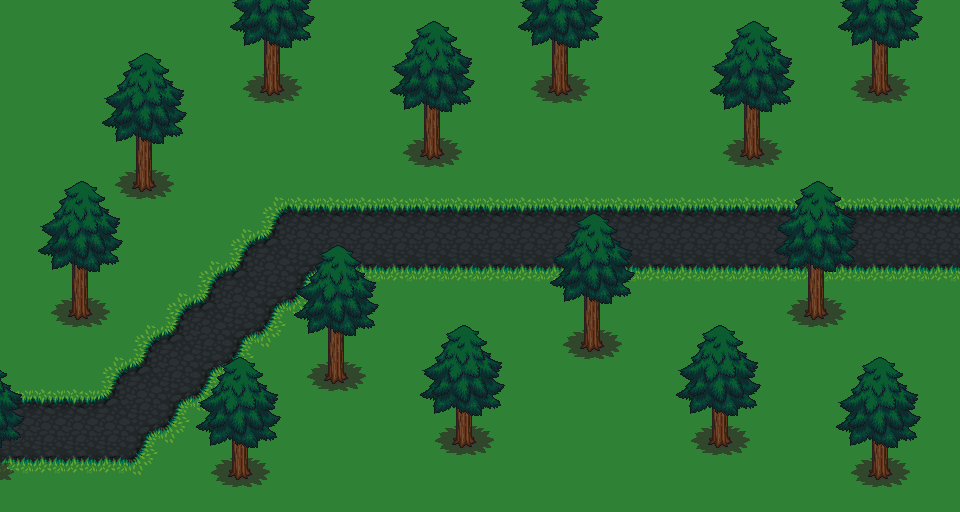

The image is a tile-based game level rendered from a .tmx file. Its description and complete source (layers, tilesets, objects, tile grids) follow:
An orthogonal 30x16 tile map with 32x32 px tiles, 4 tile layers (Road, Ground, Treetrunk, Treetop), 5 tilesets and 1 object.

<map version="1.10" tiledversion="1.11.0" orientation="orthogonal" renderorder="right-down" width="30" height="16" tilewidth="32" tileheight="32" infinite="0" nextlayerid="13" nextobjectid="4">
 <tileset firstgid="1" source="lavarock.tsx" />
 <tileset firstgid="19" source="grass.tsx" />
 <tileset firstgid="37" source="trunk.tsx" />
 <tileset firstgid="55" source="treetop.tsx" />
 <tileset firstgid="97" source="wolfsheet1.tsx" />
 <group id="2" name="Grounds">
  <layer id="1" name="Road" width="30" height="16">
   <data encoding="csv">
0,0,0,0,0,0,0,0,0,0,0,0,0,0,0,0,0,0,0,0,0,0,0,0,0,0,0,0,0,0,
0,0,0,0,0,0,0,0,0,0,0,0,0,0,0,0,0,0,0,0,0,0,0,0,0,0,0,0,0,0,
0,0,0,0,0,0,0,0,0,0,0,0,0,0,0,0,0,0,0,0,0,0,0,0,0,0,0,0,0,0,
0,0,0,0,0,0,0,0,0,0,0,0,0,0,0,0,0,0,0,0,0,0,0,0,0,0,0,0,0,0,
0,0,0,0,0,0,0,0,0,0,0,0,0,0,0,0,0,0,0,0,0,0,0,0,0,0,0,0,0,0,
0,0,0,0,0,0,0,0,0,0,0,0,0,0,0,0,0,0,0,0,0,0,0,0,0,0,0,0,0,0,
0,0,0,0,0,0,0,0,7,8,8,8,8,8,8,8,8,8,8,8,8,8,8,8,8,8,8,8,8,8,
0,0,0,0,0,0,0,7,6,11,11,11,11,11,11,11,11,11,11,11,11,11,11,11,11,11,11,11,11,11,
0,0,0,0,0,0,7,6,11,2,14,14,14,14,14,14,14,14,14,14,14,14,14,14,14,14,14,14,14,14,
0,0,0,0,0,7,6,11,2,15,0,0,0,0,0,0,0,0,0,0,0,0,0,0,0,0,0,0,0,0,
0,0,0,0,7,6,11,2,15,0,0,0,0,0,0,0,0,0,0,0,0,0,0,0,0,0,0,0,0,0,
0,0,0,7,6,11,2,15,0,0,0,0,0,0,0,0,0,0,0,0,0,0,0,0,0,0,0,0,0,0,
8,8,8,6,11,2,15,0,0,0,0,0,0,0,0,0,0,0,0,0,0,0,0,0,0,0,0,0,0,0,
11,11,11,11,2,15,0,0,0,0,0,0,0,0,0,0,0,0,0,0,0,0,0,0,0,0,0,0,0,0,
14,14,14,14,15,0,0,0,0,0,0,0,0,0,0,0,0,0,0,0,0,0,0,0,0,0,0,0,0,0,
0,0,0,0,0,0,0,0,0,0,0,0,0,0,0,0,0,0,0,0,0,0,0,0,0,0,0,0,0,0
</data>
  </layer>
  <layer id="3" name="Ground" width="30" height="16">
   <data encoding="csv">
29,29,29,29,29,29,29,29,29,29,29,29,29,29,29,29,29,29,29,29,29,29,29,29,29,29,29,29,29,29,
29,29,29,29,29,29,29,29,29,29,29,29,29,29,29,29,29,29,29,29,29,29,29,29,29,29,29,29,29,29,
29,29,29,29,29,29,29,29,29,29,29,29,29,29,29,29,29,29,29,29,29,29,29,29,29,29,29,29,29,29,
29,29,29,29,29,29,29,29,29,29,29,29,29,29,29,29,29,29,29,29,29,29,29,29,29,29,29,29,29,29,
29,29,29,29,29,29,29,29,29,29,29,29,29,29,29,29,29,29,29,29,29,29,29,29,29,29,29,29,29,29,
29,29,29,29,29,29,29,29,29,29,29,29,29,29,29,29,29,29,29,29,29,29,29,29,29,29,29,29,29,29,
29,29,29,29,29,29,29,29,20,32,32,32,32,32,32,32,32,32,32,32,32,32,32,32,32,32,32,32,32,32,
29,29,29,29,29,29,29,20,33,0,0,0,0,0,0,0,0,0,0,0,0,0,0,0,0,0,0,0,0,0,
29,29,29,29,29,29,20,33,0,25,26,26,26,26,26,26,26,26,26,26,26,26,26,26,26,26,26,26,26,26,
29,29,29,29,29,20,33,0,25,24,29,29,29,29,29,29,29,29,29,29,29,29,29,29,29,29,29,29,29,29,
29,29,29,29,20,33,0,25,24,29,29,29,29,29,29,29,29,29,29,29,29,29,29,29,29,29,29,29,29,29,
29,29,29,20,33,0,25,24,29,29,29,29,29,29,29,29,29,29,29,29,29,29,29,29,29,29,29,29,29,29,
32,32,32,33,0,25,24,29,29,29,29,29,29,29,29,29,29,29,29,29,29,29,29,29,29,29,29,29,29,29,
0,0,0,0,25,24,29,29,29,29,29,29,29,29,29,29,29,29,29,29,29,29,29,29,29,29,29,29,29,29,
26,26,26,26,24,29,29,29,29,29,29,29,29,29,29,29,29,29,29,29,29,29,29,29,29,29,29,29,29,29,
29,29,29,29,29,29,29,29,29,29,29,29,29,29,29,29,29,29,29,29,29,29,29,29,29,29,29,29,29,29
</data>
  </layer>
  <group id="4" name="Tree">
   <layer id="5" name="Treetrunk" width="30" height="16">
    <data encoding="csv">
0,0,0,0,0,0,0,0,0,0,0,0,0,0,0,0,0,0,0,0,0,0,0,0,0,0,0,0,0,0,
0,0,0,0,0,0,0,40,41,42,0,0,0,0,0,0,40,41,42,0,0,0,0,0,0,0,40,41,42,0,
0,0,0,0,0,0,0,46,47,48,0,0,0,0,0,0,46,47,48,0,0,0,0,0,0,0,46,47,48,0,
0,0,0,0,0,0,0,52,53,54,0,0,40,41,42,0,52,53,54,0,0,0,40,41,42,0,52,53,54,0,
0,0,0,40,41,42,0,0,0,0,0,0,46,47,48,0,0,0,0,0,0,0,46,47,48,0,0,0,0,0,
0,0,0,46,47,48,0,0,0,0,0,0,52,53,54,0,0,0,0,0,0,0,52,53,54,0,0,0,0,0,
0,0,0,52,53,54,0,0,0,0,0,0,0,0,0,0,0,0,0,0,0,0,0,0,0,0,0,0,0,0,
0,0,0,0,0,0,0,0,0,0,0,0,0,0,0,0,0,0,0,0,0,0,0,0,0,0,0,0,0,0,
0,40,41,42,0,0,0,0,0,0,0,0,0,0,0,0,0,0,0,0,0,0,0,0,40,41,42,0,0,0,
0,46,47,48,0,0,0,0,0,0,0,0,0,0,0,0,0,40,41,42,0,0,0,0,46,47,48,0,0,0,
0,52,53,54,0,0,0,0,0,40,41,42,0,0,0,0,0,46,47,48,0,0,0,0,52,53,54,0,0,0,
0,0,0,0,0,0,0,0,0,46,47,48,0,0,0,0,0,52,53,54,0,0,0,0,0,0,0,0,0,0,
0,0,0,0,0,0,0,0,0,52,53,54,0,40,41,42,0,0,0,0,0,40,41,42,0,0,0,0,0,0,
0,0,0,0,0,0,40,41,42,0,0,0,0,46,47,48,0,0,0,0,0,46,47,48,0,0,40,41,42,0,
48,0,0,0,0,0,46,47,48,0,0,0,0,52,53,54,0,0,0,0,0,52,53,54,0,0,46,47,48,0,
0,0,0,0,0,0,52,53,54,0,0,0,0,0,0,0,0,0,0,0,0,0,0,0,0,0,52,53,54,0
</data>
   </layer>
   <layer id="6" name="Treetop" width="30" height="16">
    <data encoding="csv">
0,0,0,0,0,0,0,88,89,90,0,0,76,77,78,0,88,89,90,0,0,0,76,77,78,0,88,89,90,0,
0,0,0,76,77,78,0,94,95,96,0,0,82,83,84,0,94,95,96,0,0,0,82,83,84,0,94,95,96,0,
0,0,0,82,83,84,0,0,0,0,0,0,88,89,90,0,0,0,0,0,0,0,88,89,90,0,0,0,0,0,
0,0,0,88,89,90,0,0,0,0,0,0,94,95,96,0,0,0,0,0,0,0,94,95,96,0,0,0,0,0,
0,0,0,94,95,96,0,0,0,0,0,0,0,0,0,0,0,0,0,0,0,0,0,0,0,0,0,0,0,0,
0,76,77,78,0,0,0,0,0,0,0,0,0,0,0,0,0,0,0,0,0,0,0,0,76,77,78,0,0,0,
0,82,83,84,0,0,0,0,0,0,0,0,0,0,0,0,0,76,77,78,0,0,0,0,82,83,84,0,0,0,
0,88,89,90,0,0,0,0,0,76,77,78,0,0,0,0,0,82,83,84,0,0,0,0,88,89,90,0,0,0,
0,94,95,96,0,0,0,0,0,82,83,84,0,0,0,0,0,88,89,90,0,0,0,0,94,95,96,0,0,0,
0,0,0,0,0,0,0,0,0,88,89,90,0,0,0,0,0,94,95,96,0,0,0,0,0,0,0,0,0,0,
0,0,0,0,0,0,0,0,0,94,95,96,0,73,74,75,0,0,0,0,0,73,74,75,0,0,0,0,0,0,
75,0,0,0,0,0,73,74,75,0,0,0,0,79,80,81,0,0,0,0,0,79,80,81,0,0,73,74,75,0,
81,0,0,0,0,0,79,80,81,0,0,0,0,85,86,87,0,0,0,0,0,85,86,87,0,0,79,80,81,0,
87,0,0,0,0,0,85,86,87,0,0,0,0,0,0,0,0,0,0,0,0,0,0,0,0,0,85,86,87,0,
0,0,0,0,0,0,0,0,0,0,0,0,0,0,0,0,0,0,0,0,0,0,0,0,0,0,0,0,0,0,
0,0,0,0,0,0,0,0,0,0,0,0,0,0,0,0,0,0,0,0,0,0,0,0,0,0,0,0,0,0
</data>
   </layer>
  </group>
 </group>
 <objectgroup id="12" name="Object Layer 1">
  <object id="3" x="0" y="0">
   <polygon points="0,0 960,0 960,512 0,512 0,8 -8,8 -8,520 968,520 968,-8 -8,-8 -8,0" />
  </object>
 </objectgroup>
</map>
